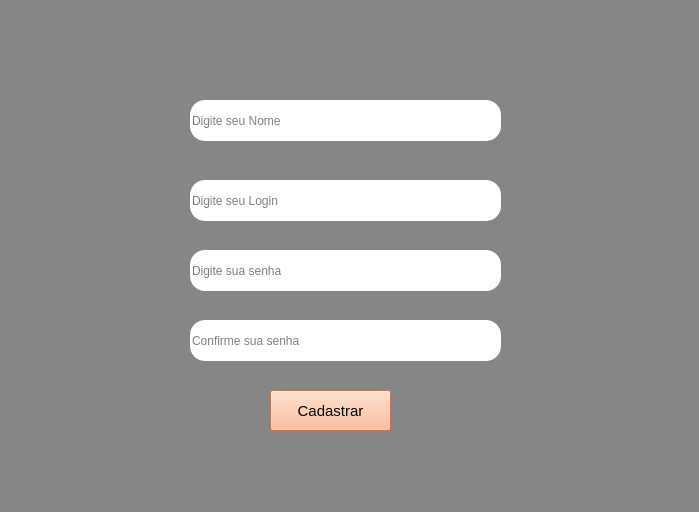
<?xml version="1.0" encoding="UTF-8"?>
<ui version="4.0">
 <class>MainWindow</class>
 <widget class="QMainWindow" name="MainWindow">
  <property name="geometry">
   <rect>
    <x>0</x>
    <y>0</y>
    <width>699</width>
    <height>512</height>
   </rect>
  </property>
  <property name="windowTitle">
   <string>MainWindow</string>
  </property>
  <property name="styleSheet">
   <string notr="true">background-color: rgb(134, 134, 134);</string>
  </property>
  <widget class="QWidget" name="centralwidget">
   <widget class="QLineEdit" name="lineEdit">
    <property name="geometry">
     <rect>
      <x>190</x>
      <y>100</y>
      <width>311</width>
      <height>41</height>
     </rect>
    </property>
    <property name="styleSheet">
     <string notr="true">background-color: rgb(255, 255, 255);
border-radius: 15px;</string>
    </property>
    <property name="text">
     <string/>
    </property>
    <property name="maxLength">
     <number>32777</number>
    </property>
    <property name="placeholderText">
     <string>Digite seu Nome</string>
    </property>
   </widget>
   <widget class="QLineEdit" name="lineEdit_2">
    <property name="geometry">
     <rect>
      <x>190</x>
      <y>180</y>
      <width>311</width>
      <height>41</height>
     </rect>
    </property>
    <property name="styleSheet">
     <string notr="true">background-color: rgb(255, 255, 255);
border-radius: 15px;</string>
    </property>
    <property name="text">
     <string/>
    </property>
    <property name="placeholderText">
     <string>Digite seu Login</string>
    </property>
   </widget>
   <widget class="QLineEdit" name="lineEdit_3">
    <property name="geometry">
     <rect>
      <x>190</x>
      <y>250</y>
      <width>311</width>
      <height>41</height>
     </rect>
    </property>
    <property name="styleSheet">
     <string notr="true">background-color: rgb(255, 255, 255);
border-radius: 15px;</string>
    </property>
    <property name="text">
     <string/>
    </property>
    <property name="echoMode">
     <enum>QLineEdit::Password</enum>
    </property>
    <property name="placeholderText">
     <string>Digite sua senha</string>
    </property>
   </widget>
   <widget class="QLineEdit" name="lineEdit_4">
    <property name="geometry">
     <rect>
      <x>190</x>
      <y>320</y>
      <width>311</width>
      <height>41</height>
     </rect>
    </property>
    <property name="styleSheet">
     <string notr="true">background-color: rgb(255, 255, 255);
border-radius: 15px;</string>
    </property>
    <property name="text">
     <string/>
    </property>
    <property name="echoMode">
     <enum>QLineEdit::Password</enum>
    </property>
    <property name="placeholderText">
     <string>Confirme sua senha</string>
    </property>
   </widget>
   <widget class="QPushButton" name="pushButton_2">
    <property name="geometry">
     <rect>
      <x>270</x>
      <y>390</y>
      <width>121</width>
      <height>41</height>
     </rect>
    </property>
    <property name="font">
     <font>
      <pointsize>11</pointsize>
     </font>
    </property>
    <property name="styleSheet">
     <string notr="true">background-color: rgb(0, 170, 127);
background-color: rgb(255, 170, 127);</string>
    </property>
    <property name="text">
     <string>Cadastrar</string>
    </property>
   </widget>
   <widget class="QLabel" name="label">
    <property name="geometry">
     <rect>
      <x>140</x>
      <y>40</y>
      <width>381</width>
      <height>31</height>
     </rect>
    </property>
    <property name="font">
     <font>
      <pointsize>12</pointsize>
     </font>
    </property>
    <property name="text">
     <string/>
    </property>
   </widget>
   <widget class="QLabel" name="label_2">
    <property name="geometry">
     <rect>
      <x>120</x>
      <y>110</y>
      <width>41</width>
      <height>41</height>
     </rect>
    </property>
    <property name="text">
     <string/>
    </property>
    <property name="pixmap">
     <pixmap>primeira tela/usuario.png</pixmap>
    </property>
   </widget>
   <widget class="QLabel" name="label_3">
    <property name="geometry">
     <rect>
      <x>120</x>
      <y>180</y>
      <width>41</width>
      <height>41</height>
     </rect>
    </property>
    <property name="text">
     <string/>
    </property>
    <property name="pixmap">
     <pixmap>primeira tela/usuario.png</pixmap>
    </property>
   </widget>
   <widget class="QLabel" name="label_4">
    <property name="geometry">
     <rect>
      <x>120</x>
      <y>250</y>
      <width>41</width>
      <height>41</height>
     </rect>
    </property>
    <property name="text">
     <string/>
    </property>
    <property name="pixmap">
     <pixmap>primeira tela/senha.png</pixmap>
    </property>
   </widget>
   <widget class="QLabel" name="label_5">
    <property name="geometry">
     <rect>
      <x>120</x>
      <y>320</y>
      <width>41</width>
      <height>41</height>
     </rect>
    </property>
    <property name="text">
     <string/>
    </property>
    <property name="pixmap">
     <pixmap>primeira tela/senha.png</pixmap>
    </property>
   </widget>
  </widget>
  <widget class="QMenuBar" name="menubar">
   <property name="geometry">
    <rect>
     <x>0</x>
     <y>0</y>
     <width>699</width>
     <height>21</height>
    </rect>
   </property>
  </widget>
  <widget class="QStatusBar" name="statusbar"/>
 </widget>
 <resources/>
 <connections/>
</ui>
